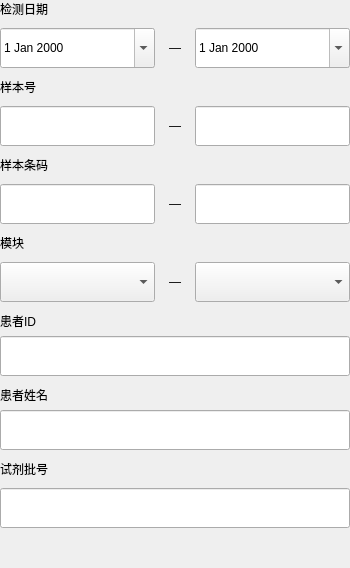
       <widget class="QWidget" name="widget51" native="true">
        <property name="minimumSize">
         <size>
          <width>0</width>
          <height>0</height>
         </size>
        </property>
        <property name="maximumSize">
         <size>
          <width>16777215</width>
          <height>16777215</height>
         </size>
        </property>
        <layout class="QVBoxLayout" name="verticalLayout_53">
         <property name="spacing">
          <number>10</number>
         </property>
         <property name="leftMargin">
          <number>0</number>
         </property>
         <property name="topMargin">
          <number>0</number>
         </property>
         <property name="rightMargin">
          <number>0</number>
         </property>
         <property name="bottomMargin">
          <number>0</number>
         </property>
         <item>
          <layout class="QVBoxLayout" name="verticalLayout_35">
           <item>
            <widget class="QLabel" name="label_37">
             <property name="text">
              <string>检测日期</string>
             </property>
            </widget>
           </item>
           <item>
            <layout class="QHBoxLayout" name="horizontalLayout_62">
             <property name="spacing">
              <number>5</number>
             </property>
             <item>
              <widget class="QBaseDateEdit" name="test_start_time">
               <property name="minimumSize">
                <size>
                 <width>155</width>
                 <height>40</height>
                </size>
               </property>
               <property name="maximumSize">
                <size>
                 <width>155</width>
                 <height>40</height>
                </size>
               </property>
               <property name="calendarPopup">
                <bool>true</bool>
               </property>
              </widget>
             </item>
             <item>
              <widget class="QLabel" name="label_36">
               <property name="text">
                <string>—</string>
               </property>
               <property name="alignment">
                <set>Qt::AlignCenter</set>
               </property>
               <property name="fonts" stdset="0">
                <string>12</string>
               </property>
              </widget>
             </item>
             <item>
              <widget class="QBaseDateEdit" name="test_stop_time">
               <property name="minimumSize">
                <size>
                 <width>155</width>
                 <height>40</height>
                </size>
               </property>
               <property name="maximumSize">
                <size>
                 <width>155</width>
                 <height>40</height>
                </size>
               </property>
               <property name="calendarPopup">
                <bool>true</bool>
               </property>
              </widget>
             </item>
            </layout>
           </item>
          </layout>
         </item>
         <item>
          <layout class="QVBoxLayout" name="verticalLayout_34">
           <item>
            <widget class="QLabel" name="label_38">
             <property name="text">
              <string>样本号</string>
             </property>
            </widget>
           </item>
           <item>
            <layout class="QHBoxLayout" name="horizontalLayout_63">
             <property name="spacing">
              <number>5</number>
             </property>
             <item>
              <widget class="QLineEdit" name="sample_no_edit">
               <property name="minimumSize">
                <size>
                 <width>155</width>
                 <height>40</height>
                </size>
               </property>
               <property name="maximumSize">
                <size>
                 <width>155</width>
                 <height>40</height>
                </size>
               </property>
              </widget>
             </item>
             <item>
              <widget class="QLabel" name="label_41">
               <property name="text">
                <string>—</string>
               </property>
               <property name="alignment">
                <set>Qt::AlignCenter</set>
               </property>
               <property name="fonts" stdset="0">
                <string notr="true">12</string>
               </property>
              </widget>
             </item>
             <item>
              <widget class="QLineEdit" name="sample_no_edit_2">
               <property name="minimumSize">
                <size>
                 <width>155</width>
                 <height>40</height>
                </size>
               </property>
               <property name="maximumSize">
                <size>
                 <width>155</width>
                 <height>40</height>
                </size>
               </property>
              </widget>
             </item>
            </layout>
           </item>
          </layout>
         </item>
         <item>
          <layout class="QVBoxLayout" name="verticalLayout_33">
           <item>
            <widget class="QLabel" name="label_35">
             <property name="text">
              <string>样本条码</string>
             </property>
            </widget>
           </item>
           <item>
            <layout class="QHBoxLayout" name="horizontalLayout_64">
             <property name="spacing">
              <number>5</number>
             </property>
             <item>
              <widget class="QLineEdit" name="sample_bar_edit">
               <property name="minimumSize">
                <size>
                 <width>155</width>
                 <height>40</height>
                </size>
               </property>
               <property name="maximumSize">
                <size>
                 <width>155</width>
                 <height>40</height>
                </size>
               </property>
              </widget>
             </item>
             <item>
              <widget class="QLabel" name="label_49">
               <property name="text">
                <string>—</string>
               </property>
               <property name="alignment">
                <set>Qt::AlignCenter</set>
               </property>
               <property name="fonts" stdset="0">
                <string>12</string>
               </property>
              </widget>
             </item>
             <item>
              <widget class="QLineEdit" name="sample_bar_edit_2">
               <property name="minimumSize">
                <size>
                 <width>155</width>
                 <height>40</height>
                </size>
               </property>
               <property name="maximumSize">
                <size>
                 <width>155</width>
                 <height>40</height>
                </size>
               </property>
              </widget>
             </item>
            </layout>
           </item>
          </layout>
         </item>
         <item>
          <layout class="QVBoxLayout" name="verticalLayout_13">
           <item>
            <widget class="QLabel" name="label_40">
             <property name="text">
              <string>模块</string>
             </property>
            </widget>
           </item>
           <item>
            <layout class="QHBoxLayout" name="horizontalLayout_65">
             <property name="spacing">
              <number>5</number>
             </property>
             <item>
              <widget class="QComboBox" name="comboBoxDevType">
               <property name="minimumSize">
                <size>
                 <width>155</width>
                 <height>40</height>
                </size>
               </property>
               <property name="maximumSize">
                <size>
                 <width>155</width>
                 <height>40</height>
                </size>
               </property>
              </widget>
             </item>
             <item>
              <widget class="QLabel" name="label_39">
               <property name="text">
                <string>—</string>
               </property>
               <property name="alignment">
                <set>Qt::AlignCenter</set>
               </property>
               <property name="fonts" stdset="0">
                <string notr="true">12</string>
               </property>
              </widget>
             </item>
             <item>
              <widget class="QComboBox" name="comboBoxDevName">
               <property name="minimumSize">
                <size>
                 <width>155</width>
                 <height>40</height>
                </size>
               </property>
               <property name="maximumSize">
                <size>
                 <width>155</width>
                 <height>40</height>
                </size>
               </property>
              </widget>
             </item>
            </layout>
           </item>
          </layout>
         </item>
         <item>
          <layout class="QVBoxLayout" name="verticalLayout_39">
           <property name="spacing">
            <number>6</number>
           </property>
           <item>
            <widget class="QLabel" name="label_43">
             <property name="text">
              <string>患者ID</string>
             </property>
            </widget>
           </item>
           <item>
            <widget class="QLineEdit" name="patient_record_edit">
             <property name="minimumSize">
              <size>
               <width>350</width>
               <height>40</height>
              </size>
             </property>
             <property name="maximumSize">
              <size>
               <width>337</width>
               <height>40</height>
              </size>
             </property>
            </widget>
           </item>
          </layout>
         </item>
         <item>
          <layout class="QVBoxLayout" name="verticalLayout_38">
           <property name="spacing">
            <number>6</number>
           </property>
           <item>
            <widget class="QLabel" name="label_44">
             <property name="text">
              <string>患者姓名</string>
             </property>
            </widget>
           </item>
           <item>
            <widget class="QLineEdit" name="patient_name_edit">
             <property name="minimumSize">
              <size>
               <width>350</width>
               <height>40</height>
              </size>
             </property>
             <property name="maximumSize">
              <size>
               <width>335</width>
               <height>40</height>
              </size>
             </property>
            </widget>
           </item>
          </layout>
         </item>
         <item>
          <layout class="QVBoxLayout" name="verticalLayout_37">
           <item>
            <widget class="QLabel" name="label_34">
             <property name="text">
              <string>试剂批号</string>
             </property>
            </widget>
           </item>
           <item>
            <widget class="QLineEdit" name="lineEditReagentLot">
             <property name="minimumSize">
              <size>
               <width>350</width>
               <height>40</height>
              </size>
             </property>
             <property name="maximumSize">
              <size>
               <width>335</width>
               <height>40</height>
              </size>
             </property>
            </widget>
           </item>
          </layout>
         </item>
         <item>
          <spacer name="verticalSpacer_17">
           <property name="orientation">
            <enum>Qt::Vertical</enum>
           </property>
           <property name="sizeHint" stdset="0">
            <size>
             <width>20</width>
             <height>40</height>
            </size>
           </property>
          </spacer>
         </item>
        </layout>
       </widget>
